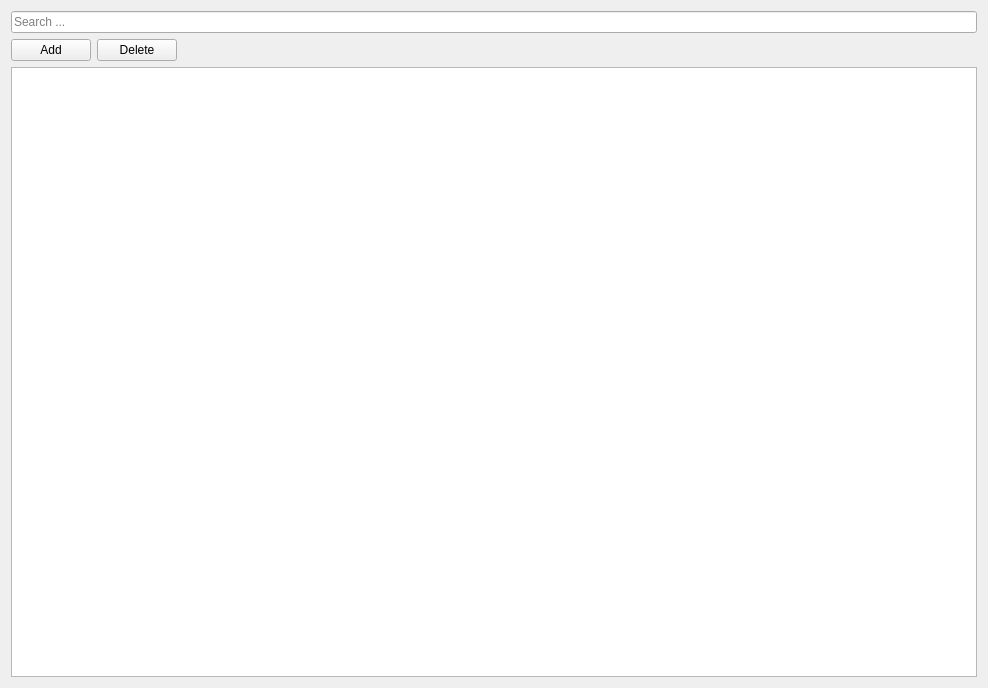
<?xml version="1.0" encoding="UTF-8"?>
<ui version="4.0">
 <class>employeeView</class>
 <widget class="QWidget" name="employeeView">
  <property name="geometry">
   <rect>
    <x>0</x>
    <y>0</y>
    <width>988</width>
    <height>688</height>
   </rect>
  </property>
  <property name="sizePolicy">
   <sizepolicy hsizetype="Expanding" vsizetype="Expanding">
    <horstretch>0</horstretch>
    <verstretch>0</verstretch>
   </sizepolicy>
  </property>
  <property name="windowTitle">
   <string>Form</string>
  </property>
  <layout class="QHBoxLayout" name="horizontalLayout" stretch="3">
   <item>
    <layout class="QVBoxLayout" name="layout" stretch="3,0,0">
     <item>
      <widget class="QLineEdit" name="search">
       <property name="placeholderText">
        <string>Search ...</string>
       </property>
      </widget>
     </item>
     <item>
      <layout class="QHBoxLayout" name="buttonLayout">
       <item>
        <widget class="QPushButton" name="addButton">
         <property name="text">
          <string>Add</string>
         </property>
        </widget>
       </item>
       <item>
        <widget class="QPushButton" name="deleteButton">
         <property name="text">
          <string>Delete</string>
         </property>
        </widget>
       </item>
       <item>
        <spacer name="horizontalSpacer">
         <property name="orientation">
          <enum>Qt::Horizontal</enum>
         </property>
         <property name="sizeHint" stdset="0">
          <size>
           <width>40</width>
           <height>20</height>
          </size>
         </property>
        </spacer>
       </item>
      </layout>
     </item>
     <item>
      <widget class="QTableView" name="table"/>
     </item>
    </layout>
   </item>
  </layout>
 </widget>
 <resources/>
 <connections/>
</ui>
